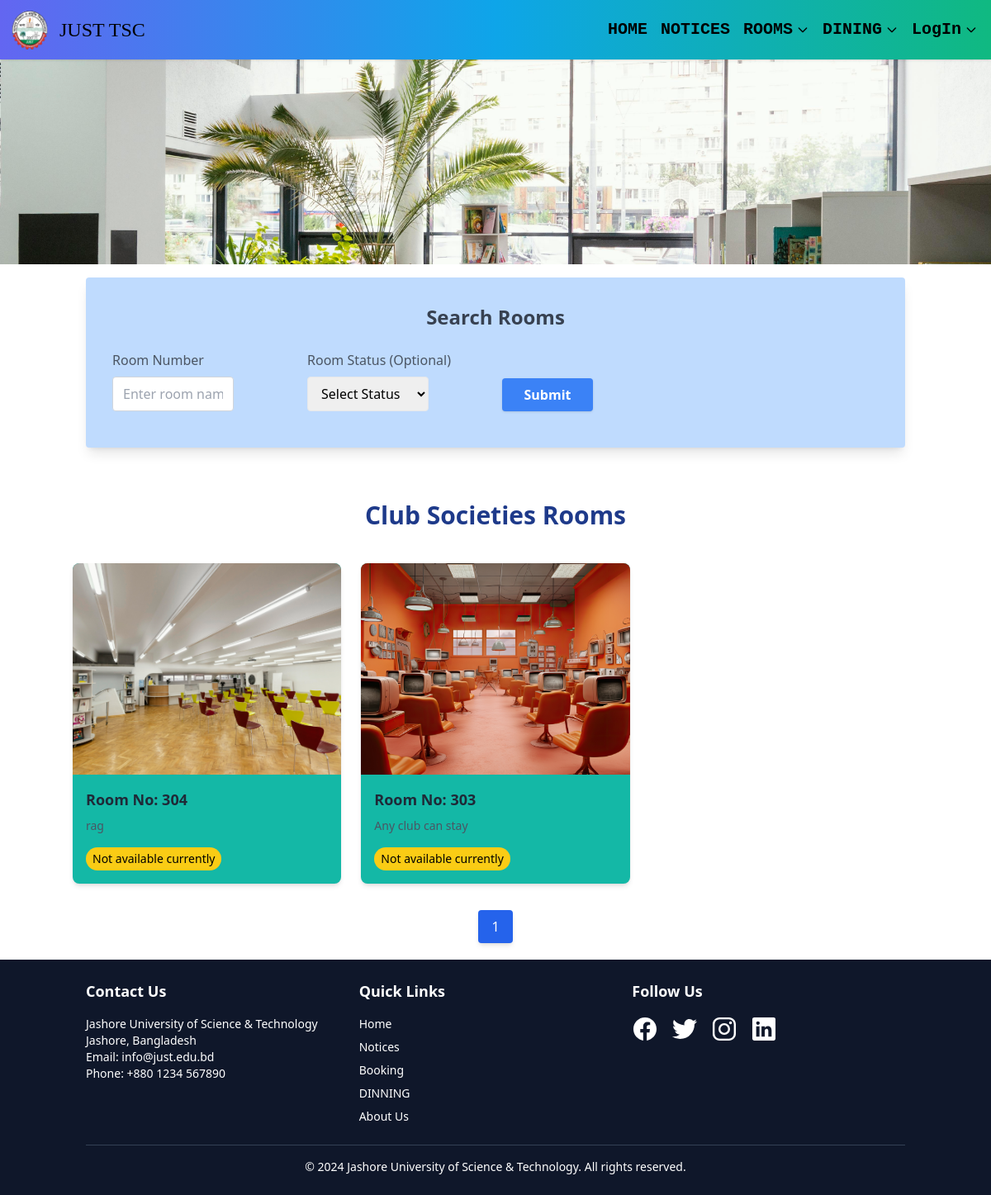
The page /club_room on the database as committed earlier.
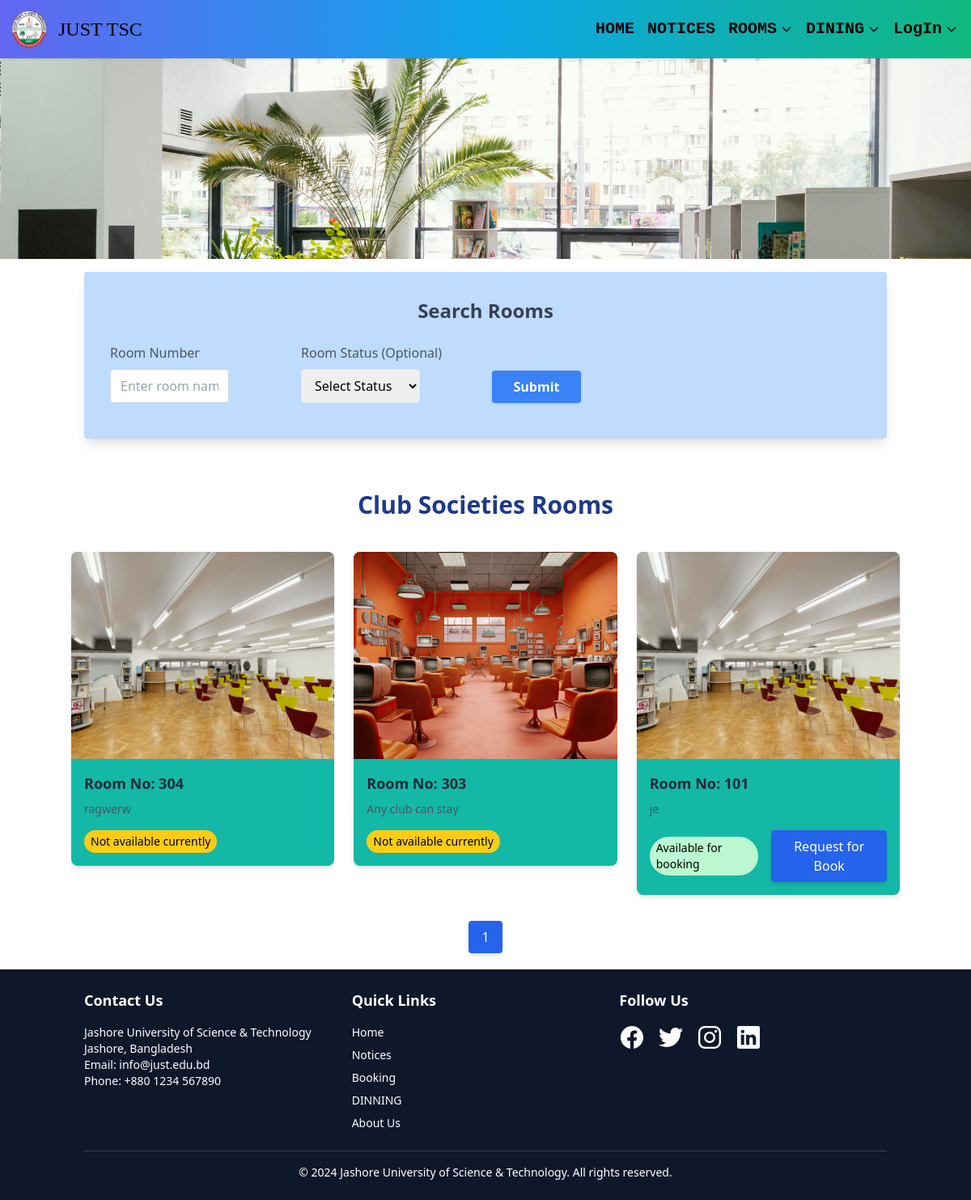
The same page on the database as committed later.
### TSC/models.py (models this page shows, shortened)
class Room(models.Model):
    current_status=[
        ('Available for booking','Available for booking'),
        ('Not available currently','Not available currently'),
        ('Not for Booking','Not for booking'),
    ]
    room=models.CharField(max_length=50)
    roomtype = models.ForeignKey(Room_Type, on_delete=models.SET_NULL,null=True,blank=True)
    capacity=models.IntegerField(default=0)
    status = models.CharField(null=True,blank=True,max_length=50, choices=current_status)
    description=models.TextField(null=True,blank=True)
    img=models.FileField(upload_to='img')
    price=models.IntegerField(default=0)

### TSC/views.py (the view, shortened to what this page needs)
# urls.py: path('club_room',views.ClubRoom,name="club_room"),
def ClubRoom(request):
    available_room = Room.objects.filter(roomtype__roomtype="ClubSocieties").order_by('-id')
    room_type = Room_Type.objects.all()
    room_name=""
    status=""
    paginator = Paginator(available_room, 6)
    page_no = request.GET.get('page')
    try:
        available_room = paginator.page(page_no)
    except PageNotAnInteger:
        available_room = paginator.page(1)
    except EmptyPage:
        available_room = paginator.page(paginator.num_pages)
    context = {
        'room': available_room,
        'page_name': "ROOMS",
        'room_type': room_type,
        'room_name':room_name,
        'status':status,
    }
    return render(request, "Club_room.html", context)

### templates/Club_room.html (shortened to what this page needs)
{% extends "Room_navbar.html" %}
{% block first %}
<div class="container mx-auto p-4">
    <div class="row">
        <div class="col-lg-12 mb-4 p-8 rounded shadow-lg bg-blue-200 items-center justify-center">
            <h4 class="text-center text-2xl font-semibold mb-6 text-gray-700">Search Rooms</h4>
            <form method="post" class="space-y-2">
                <div class="grid grid-cols-1 md:grid-cols-4 gap-4">
                    <div class="mb-3">
                        <label for="room" class="block text-gray-600 mb-2">Room Number</label>
                        <input type="text" value="{{room_name}}" class="form-control shadow-none w-2/3 border border-gray-300 rounded px-3 py-2" name="room" id="room" placeholder="Enter room name or number">
                    </div>
                    <div class="mb-3">
                        <label for="status" class="block text-gray-600 mb-2">Room Status (Optional)</label>
                        <select class="form-control shadow-none w-2/3 border rounded px-3 py-2" name="status" id="status">
                            <option value="" disabled {% if not status %}selected{% endif %}>Select Status</option>
                        </select>
                    </div>
                    <div class="mb-3 flex items-end">
                        <button type="submit" class="btn btn-primary w-1/2 bg-blue-500 text-white font-semibold py-2 rounded shadow hover:bg-blue-600 transition duration-200">Submit</button>
                    </div>
                </div>
            </form>
        </div>
    </div>
</div>
<h2 class="mt-3 pt-5 mb-5 text-center font-bold text-3xl text-blue-900">Club Societies Rooms</h2>
<div class="container mx-auto mt-10">
    <div class="grid grid-cols-1 sm:grid-cols-2 md:grid-cols-3 gap-6">
        {% for room in room %}
        <div class="flex flex-col">
            <div class="bg-teal-500 rounded-lg shadow-md overflow-hidden" data-aos="fade-up" data-aos-duration="800" data-aos-easing="ease-in-sine" data-aos-delay="200">
                <img src="{{ room.img.url }}" alt="Room Image" class="h-64 w-full object-cover transition-transform duration-300 ease-in-out hover:scale-105 hover:shadow-xl">
                <div class="p-4">
                    <h3 class="text-lg font-semibold text-gray-800 mb-2">Room No: {{ room.room }}</h3>
                    <p class="text-gray-600 text-sm mb-4">{{ room.description }}</p>
                    <div class="flex items-center space-x-4">
                        <span class="text-sm px-2 py-1 rounded-full
                                    {% if room.status == 'Available for booking' %}
                                        bg-green-200
                                    {% elif room.status == 'Not available currently' %}
                                        bg-yellow-400
                                    {% else %}
                                        bg-red-200
                                    {% endif %}">
                                    {{ room.status }}
                        </span>
                        {% if room.status == 'Available for booking' %}
                            <button onclick="confirmBooking('{{ room.room }}')" class="bg-blue-600 hover:bg-violet-500 text-white px-4 py-2 rounded shadow-md">Request for Book</button>
                        {% endif %}
                    </div>
                </div>
            </div>
        </div>
        {% endfor %}
    </div>
</div>
<nav class="flex justify-center mt-5 mb-5" aria-label="...">
    <ul class="pagination mt-3 inline-flex space-x-2">
        {% for n in room.paginator.page_range %}
        <li class="bg-blue-600 hover:bg-teal-500 text-white px-4 py-2 rounded shadow-md">
            <a class="page-link" href="/club_room?page={{ n }}">{{ n }}</a>
        </li>
        {% endfor %}
    </ul>
</nav>
{% endblock %}

Rows that differ between the two databases and show on the page:
changed Room: description "rag" → "ragwerw"
now on this page (row edited): Room: img (picture), room "101", description "je", status "Available for booking"
